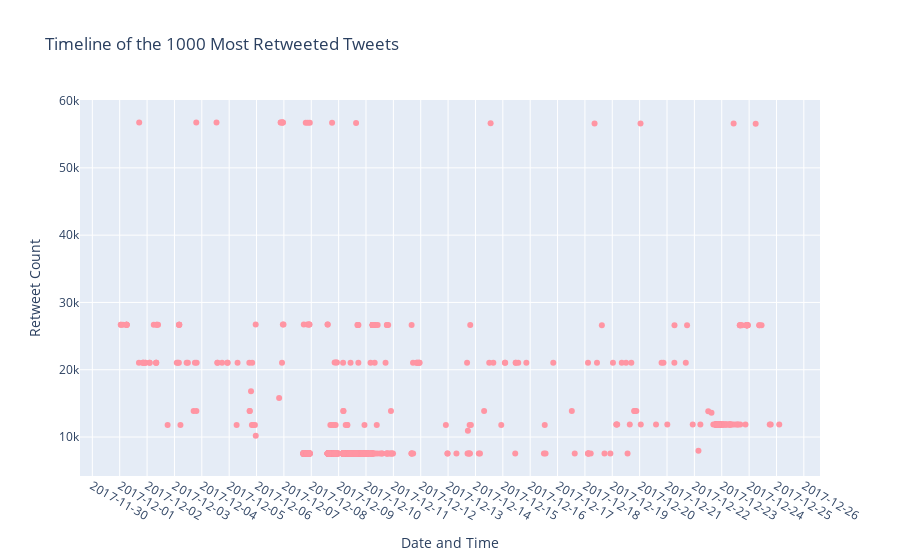

Here is the notebook cell this chart was saved with:
### Code cell
df_sorted_rt = df.sort_values(by='retweetCount', ascending=False)
top_100_rt = df_sorted_rt.head(1000)
top_100_rt['created'] = pd.to_datetime(top_100_rt['created'])
pink_color = "#FF95A3"

fig = px.scatter(
    top_100_rt,
    x='created',
    y='retweetCount',
    title='Timeline of the 1000 Most Retweeted Tweets',
    labels={'created': 'Date and Time', 'retweetCount': 'Retweet Count'},
    color_discrete_sequence=[pink_color]
)

fig.update_xaxes(title_text='Date and Time')
fig.update_yaxes(title_text='Retweet Count')

fig.update_xaxes(
    tickmode='linear',
    dtick='D1',  # Show dates at daily intervals
    tickformat='%Y-%m-%d',  # Format the date as 'YYYY-MM-DD'
)
fig.show()

### Figure 1 — Plotly figure (JSON) as saved in the notebook; plotly's stock layout.template omitted (floating-point values rounded to 4 significant figures; data arrays with more than 128 entries replaced by an {"elided": "..."} marker saying what was removed)
{"data": [{"hovertemplate": "Date and Time=%{x}<br>Retweet Count=%{y}<extra></extra>", "legendgroup": "", "marker": {"color": "#FF95A3", "symbol": "circle"}, "mode": "markers", "name": "", "orientation": "v", "showlegend": false, "type": "scatter", "x": {"elided": "1000 str values"}, "xaxis": "x", "y": {"elided": "1000 int values"}, "yaxis": "y"}], "layout": {"legend": {"tracegroupgap": 0}, "title": {"text": "Timeline of the 1000 Most Retweeted Tweets"}, "xaxis": {"anchor": "y", "domain": [0, 1], "dtick": "D1", "tickformat": "%Y-%m-%d", "tickmode": "linear", "title": {"text": "Date and Time"}}, "yaxis": {"anchor": "x", "domain": [0, 1], "title": {"text": "Retweet Count"}}}}
